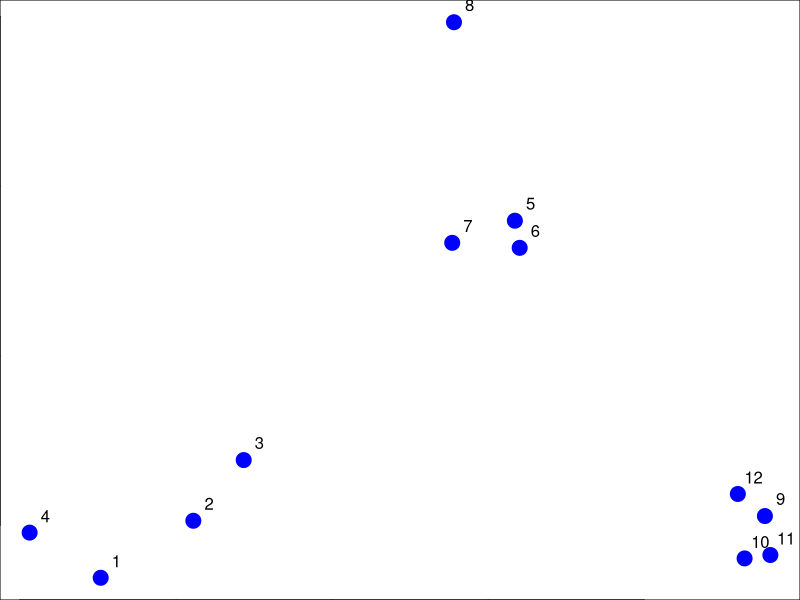
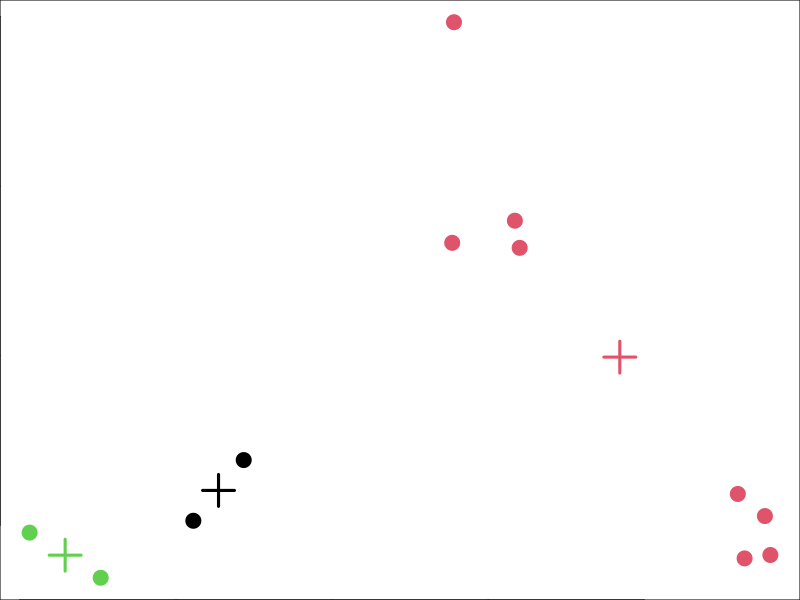

Write the R code that produced these figures, in order.
set.seed(1234)

x<-rnorm(12,rep(1:3,each=4),sd=0.2)
y<-rnorm(12,rep(c(1,2,1),each=4),sd=0.2)

par(mar=c(0,0,0,0))
plot(x,y,pch=19,col="blue",cex=2)
text(x+0.05,y+0.05,labels=1:12)

data<-data.frame(x=x,y=y)
kmeansObj<-kmeans(data,centers=3)

plot(x,y,col=kmeansObj$cluster,pch=19,cex=2)
points(kmeansObj$centers,col=1:3,pch=3,cex=3,lwd=3)

